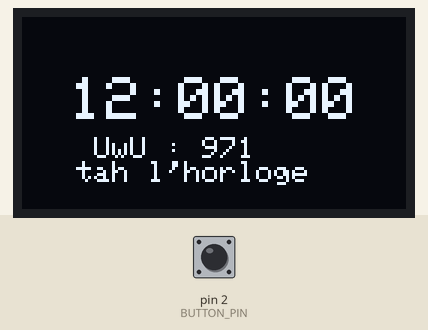
Bench run of a sketch on a simulated Arduino Uno, built with avr-gcc and run on an emulated ATmega328P. On the bench: 128×64 one-colour display. Inputs (shaded band) come from the test bench; at power-on: pin 2 (BUTTON_PIN) HIGH.

Above: at 1.2 s.
1.3 s: pin 2 (BUTTON_PIN) pulled LOW for 0.15 s
At 1.75 s:
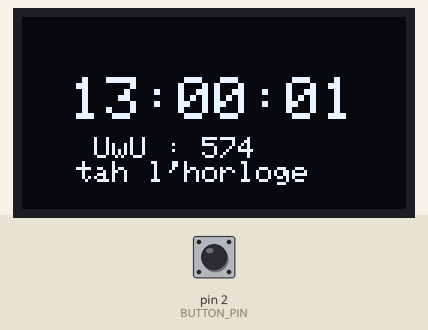
2.0 s: pin 2 (BUTTON_PIN) pulled LOW for 1 s
At 2.36 s:
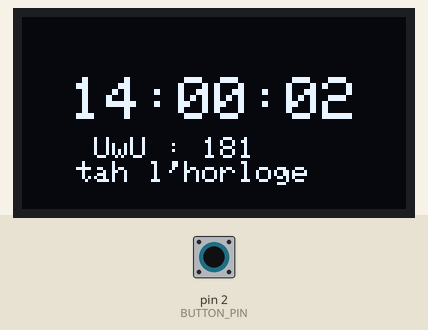
3.6 s: pin 2 (BUTTON_PIN) pulled LOW for 0.15 s
At 3.87 s:
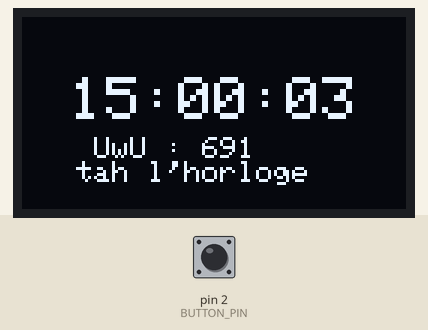
4.3 s: pin 2 (BUTTON_PIN) pulled LOW for 1 s
At 4.48 s:
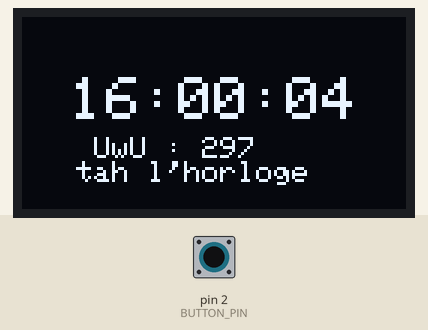
Timing chart, 0 to 6.9 s (numbered marks = the images above; inputs shaded):
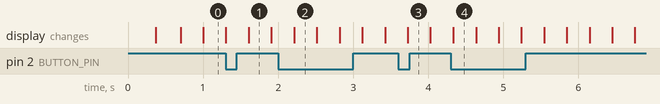

The sketch:

animation.ino
```cpp
#include <SPI.h>
#include <Wire.h>
#include <Adafruit_GFX.h>
#include <Adafruit_SH110X.h>

#define i2c_Address 0x3C
#define SCREEN_WIDTH 128
#define SCREEN_HEIGHT 64
#define OLED_RESET -1
#define BUTTON_PIN 2

Adafruit_SH1106G display(SCREEN_WIDTH, SCREEN_HEIGHT, &Wire, OLED_RESET);

unsigned long previousMillis = 0;
int hours = 12, minutes = 0, seconds = 0;
bool buttonPressed = false;

void setup() {
    pinMode(BUTTON_PIN, INPUT_PULLUP);
    attachInterrupt(digitalPinToInterrupt(BUTTON_PIN), adjustHours, FALLING);
    Serial.begin(9600);
    display.begin(i2c_Address, true);
    display.clearDisplay();
}

void loop() {
    unsigned long currentMillis = millis();
    unsigned long elapsedMillis = currentMillis - previousMillis;
    if (elapsedMillis >= 1000) {
        previousMillis = currentMillis;
        updateClock();
    }
    animatedDisplayClock(currentMillis % 1000);
}

void updateClock() {
    seconds++;
    if (seconds >= 60) {
        seconds = 0;
        minutes++;
        if (minutes >= 60) {
            minutes = 0;
            hours = (hours + 1) % 24;
        }
    }
}

void animatedDisplayClock(int millisecs) {
    static int yOffset = SCREEN_HEIGHT;
    if (yOffset > 20) {
        yOffset -= 2;
    }
    display.clearDisplay();
    display.setTextSize(2);
    display.setTextColor(SH110X_WHITE);
    int textWidth = 12 * 8;
    display.setCursor((SCREEN_WIDTH - textWidth) / 2, yOffset);

    if (hours < 10) display.print("0");
    display.print(hours);
    display.print(":");
    if (minutes < 10) display.print("0");
    display.print(minutes);
    display.print(":");
    if (seconds < 10) display.print("0");
    display.println(seconds);

    display.setTextSize(1);
    display.setCursor((SCREEN_WIDTH - 8 * 10) / 2, yOffset + 20);
    display.print("UwU : ");
    display.println(millisecs);
    display.print("   tah l'horloge");

    display.display();
}

void adjustHours() {
    if (!buttonPressed) {
        buttonPressed = true;
        hours = (hours + 1) % 24;
        delay(200);
        buttonPressed = false;
    }
}
```
